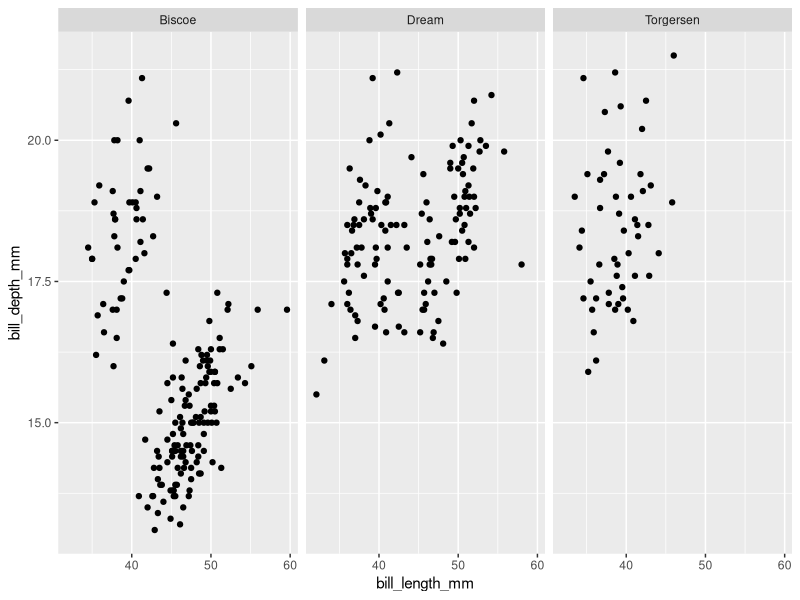

Reproduce this figure in R.
library(tidyverse)
library(palmerpenguins)

penguins %>% 
  ggplot(aes(x = bill_length_mm,
             y = bill_depth_mm)) +
  geom_point() +
  facet_wrap(~island)
